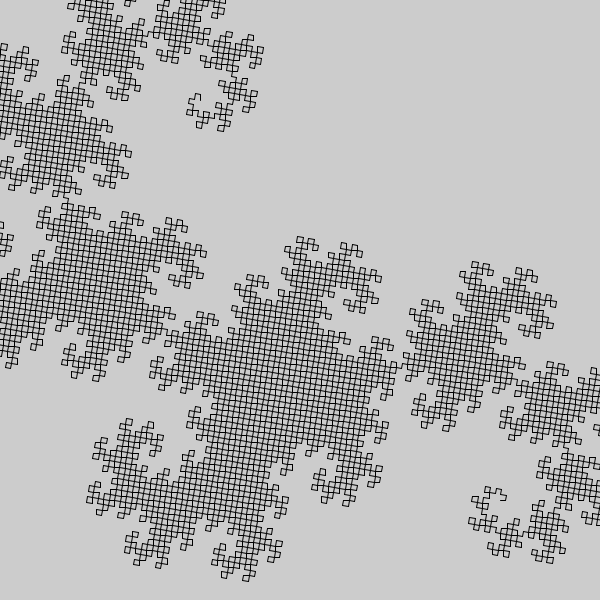
Frame 1 (no input)
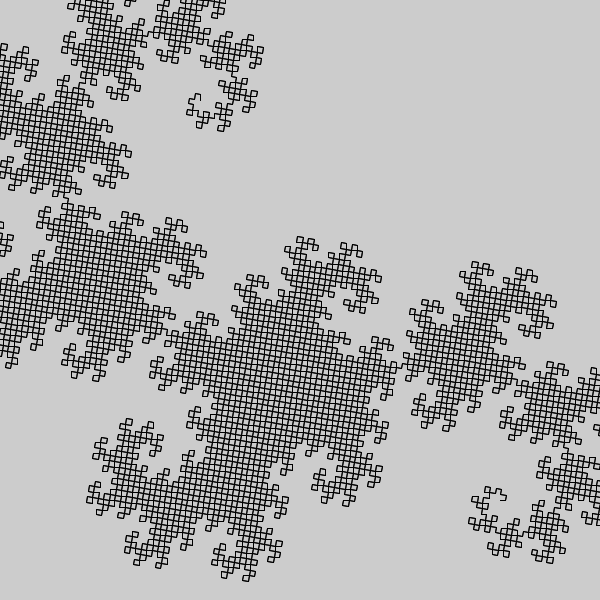
Frame 2 (the mouse pressed at the canvas centre, redrawn once)

The Processing sketch that drew these frames (run headless with seeded random() and noise(); the mouse was pressed at the canvas centre and the sketch redrawn once):

// Processing sketch: sk_recursive_dragon_curve
// ── sk_recursive_dragon_curve.pde
void setup()
{
  size( 600, 600 );
  noLoop();  //アニメーションしない
}

void draw()
{
  drawDragonCurve( 200, 100, 500, 500, 13 );  // 最初の再帰呼び出し
}

/**
  再帰関数：ドラゴン曲線
*/
void drawDragonCurve( float fBeginX, float fBeginY, float fEndX, float fEndY, int iLevel )
{  
  if( iLevel > 0 )
  {
    // 直角三角形のX軸方向の大きさ
    float fTriangleX = ( fEndX - fBeginX ) / 2.0;
    
    // 直角三角形のY軸方向の大きさ
    float fTriangleY = ( fBeginY - fEndY ) /2.0;  // fBeginY方向へ向かうのが正
    
    float fBeginToNewX = fTriangleX + fTriangleY;
    float fEndToNewY = fTriangleX + fTriangleY;
    
    // 新たに生成される点のXY座標値
    float fNewX = fBeginX + fBeginToNewX;
    float fNewY = fEndY + fEndToNewY; 
    
    // 二つの線に再帰的に分割
    drawDragonCurve( fBeginX, fBeginY, fNewX, fNewY, iLevel - 1 );
    drawDragonCurve( fEndX, fEndY, fNewX, fNewY, iLevel - 1 );
  }
  else
  {
    // 再帰の終了時に線を描画する．
    line( fBeginX, fBeginY, fEndX, fEndY );
  }
}
